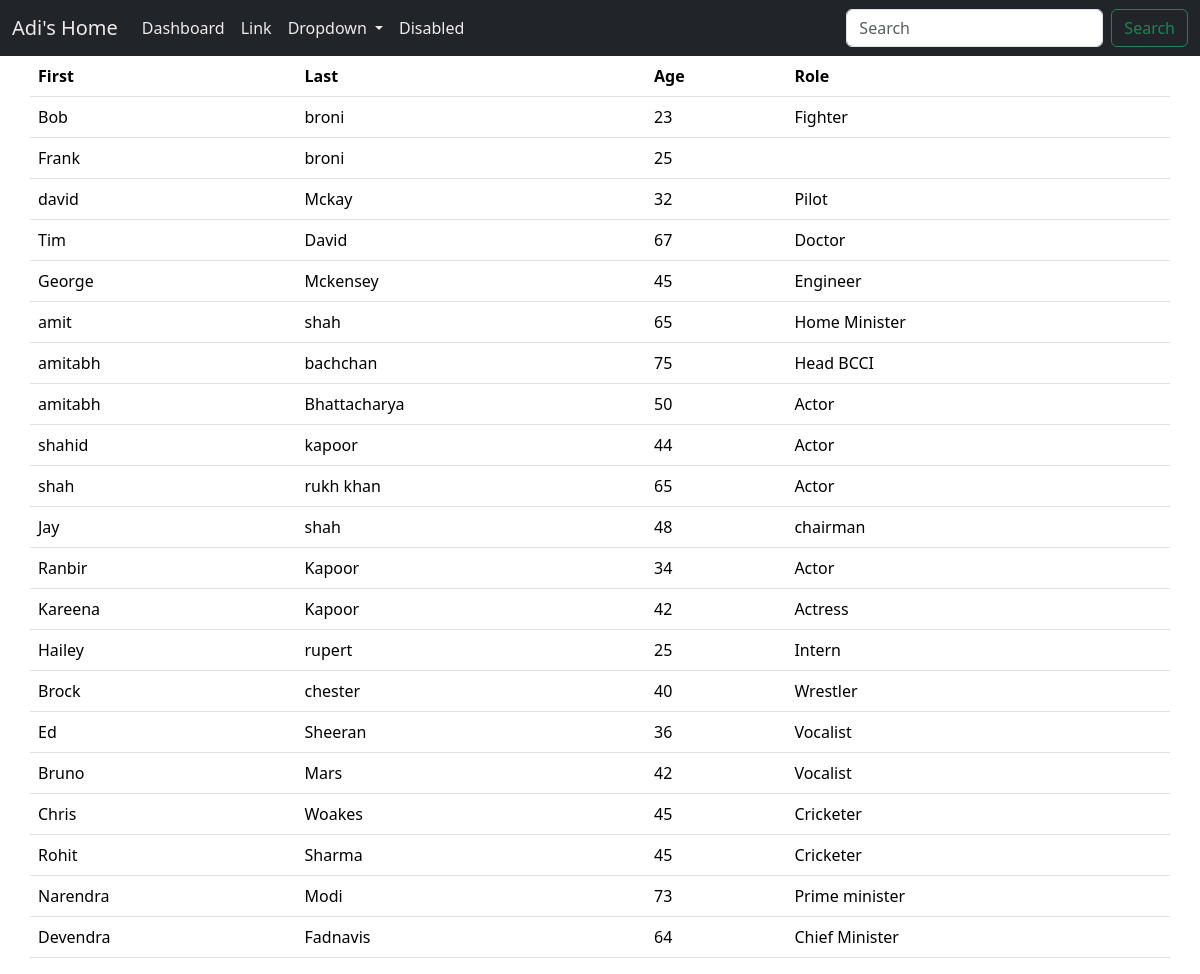
The page / on the database its author committed.
### dashboard/models.py (models this page shows, shortened)
class Data(models.Model):
    first_name=models.CharField(max_length=100)
    last_name=models.CharField(max_length=100)
    age=models.PositiveIntegerField(default=0)
    profession=models.CharField(max_length=100, blank=True)

### dashboard/views.py (the view)
# urls.py: path('',views.index,name='index'),
def index(request):
    if 'q' in request.GET:
        q=request.GET['q']
        multiple_q=Q(Q(first_name__icontains=q) | Q(last_name__icontains=q) | Q(profession__icontains=q))
        data=Data.objects.filter(multiple_q)
    else:
        data=Data.objects.all()
    context={
        'data':data
    }
    return render(request,'dashboard/index.html',context)

### templates/dashboard/index.html
{% extends 'partials/base.html'%}
{% block content %}
<table class="table">
    <thead>
      <tr>
        <th scope="col">First</th>
        <th scope="col">Last</th>
        <th scope="col">Age</th>
        <th scope="col">Role</th>
      </tr>
    </thead>
    <tbody>
    {% for d in data%}
      <tr>
        <td>{{ d.first_name }}</td>
        <td>{{ d.last_name }}</td>
        <td>{{ d.age }}</td>
        <td>{{ d.profession }}</td>
      </tr>
      {% endfor %}
    </tbody>
  </table>
{% endblock %}

### templates/partials/base.html (shortened to what this page needs)
<!doctype html>
<html lang="en">
  <head>
    <link href="https://cdn.jsdelivr.net/npm/bootstrap@5.3.3/dist/css/bootstrap.min.css" rel="stylesheet">
  </head>
  <body>
    {% include 'partials/nav.html'%}
    <div class="container">
        <div class="row">
            {% block content%}
            {% endblock %}
        </div>
    </div>
  </body>
</html>

### templates/partials/nav.html (shortened to what this page needs)
<nav class="navbar navbar-expand-lg bg-dark">
    <div class="container-fluid">
      <a class="navbar-brand bg-light-teritorry" href="{% url 'home' %}" style="color: #f0eae9;">Adi's Home</a>
      <div class="collapse navbar-collapse" id="navbarSupportedContent">
        <ul class="navbar-nav me-auto mb-2 mb-lg-0">
          <li class="nav-item">
            <a class="nav-link active" aria-current="page" href="{% url 'index' %}" style="color: #f0eae9;">Dashboard</a>
          </li>
          <li class="nav-item">
            <a class="nav-link" href="#" style="color: #f0eae9;">Link</a>
          </li>
          <li class="nav-item dropdown">
            <a class="nav-link dropdown-toggle" href="#" role="button" data-bs-toggle="dropdown" aria-expanded="false" style="color: #f0eae9;">
              Dropdown
            </a>
          </li>
          <li class="nav-item">
            <a class="nav-link disabled" aria-disabled="true" style="color: #f0eae9;">Disabled</a>
          </li>
        </ul>
        <form class="d-flex" role="search">
          <input class="form-control me-2" name="q" type="search" placeholder="Search" aria-label="Search">
          <button class="btn btn-outline-success" type="submit">Search</button>
        </form>
      </div>
    </div>
  </nav>

### rows shown on the page
Data: first_name "Bob", last_name "broni", age "23", profession "Fighter"
Data: first_name "Frank", last_name "broni", age "25"
Data: first_name "david", last_name "Mckay", age "32", profession "Pilot"
Data: first_name "Tim", last_name "David", age "67", profession "Doctor"
Data: first_name "George", last_name "Mckensey", age "45", profession "Engineer"
Data: first_name "amit", last_name "shah", age "65", profession "Home Minister"
Data: first_name "amitabh", last_name "bachchan", age "75", profession "Head BCCI"
Data: first_name "amitabh", last_name "Bhattacharya", age "50", profession "Actor"
Data: first_name "shahid", last_name "kapoor", age "44", profession "Actor"
Data: first_name "shah", last_name "rukh khan", age "65", profession "Actor"
Data: first_name "Jay", last_name "shah", age "48", profession "chairman"
Data: first_name "Ranbir", last_name "Kapoor", age "34", profession "Actor"
Data: first_name "Kareena", last_name "Kapoor", age "42", profession "Actress"
Data: first_name "Hailey", last_name "rupert", age "25", profession "Intern"
Data: first_name "Brock", last_name "chester", age "40", profession "Wrestler"
Data: first_name "Ed", last_name "Sheeran", age "36", profession "Vocalist"
Data: first_name "Bruno", last_name "Mars", age "42", profession "Vocalist"
Data: first_name "Chris", last_name "Woakes", age "45", profession "Cricketer"
Data: first_name "Rohit", last_name "Sharma", age "45", profession "Cricketer"
Data: first_name "Narendra", last_name "Modi", age "73", profession "Prime minister"
Data: first_name "Devendra", last_name "Fadnavis", age "64", profession "Chief Minister"
